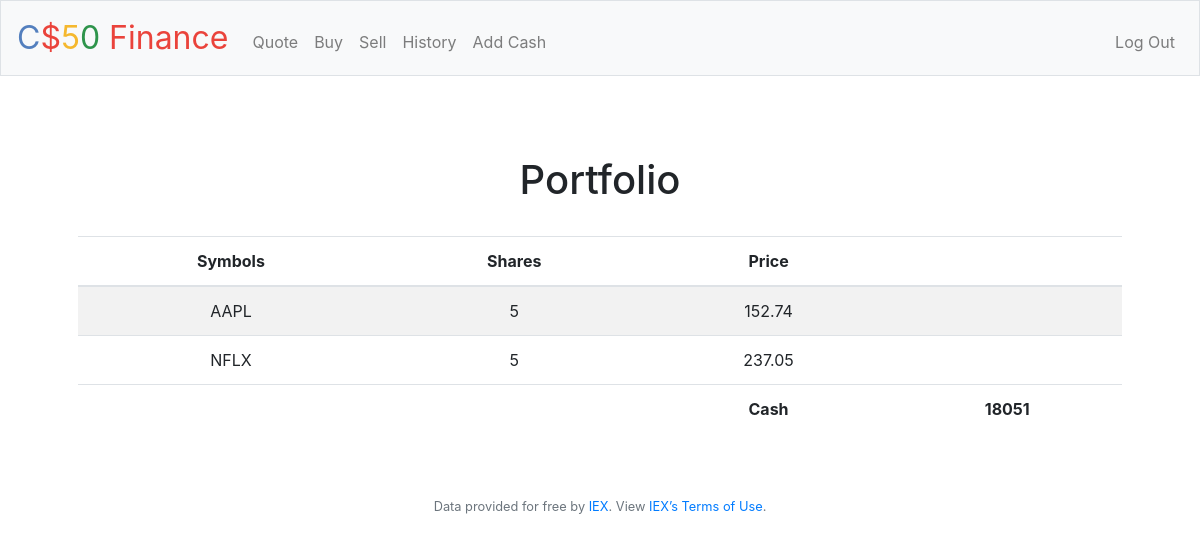
Screenshot of / (signed in) with the database file from the repository.
### tables this page shows
CREATE TABLE 'transactions' ('id' INTEGER PRIMARY KEY AUTOINCREMENT NOT NULL, 'user_id' INTEGER, 'symbol' TEXT, 'shares' INTEGER, 'price' REAL, 'date' DATETIME);

### app.py (the view)
@app.route("/")
@login_required
def index():
    user_id = session["user_id"]
    transactions_db = db.execute(
        "SELECT symbol, SUM(shares) AS shares, price FROM transactions WHERE user_id = ? GROUP BY symbol", user_id)
    cash_db = db.execute("SELECT cash FROM users WHERE id = ?", user_id)
    cash = int(cash_db[0]["cash"])
    return render_template("index.html", database=transactions_db, cash=cash)

### app.py (called while the page is built)
@app.after_request
def after_request(response):
    response.headers["Cache-Control"] = "no-cache, no-store, must-revalidate"
    response.headers["Expires"] = 0
    response.headers["Pragma"] = "no-cache"
    return response

### helpers.py (called while the page is built)
def login_required(f):
    @wraps(f)
    def decorated_function(*args, **kwargs):
        if session.get("user_id") is None:
            return redirect("/login")
        return f(*args, **kwargs)
    return decorated_function

### templates/index.html
{% extends "layout.html" %} {% block title %} Portfolio {% endblock %} {% block
main %}
<div class="main">
  <h1>Portfolio</h1>
  <table class="table table-striped">
    <thead>
      <tr>
        <th>Symbols</th>
        <th>Shares</th>
        <th>Price</th>
        <th></th>
      </tr>
    </thead>
    <tbody>
      {% for row in database %}
      <tr>
        <td>{{ row["symbol"] }}</td>
        <td>{{ row["shares"] }}</td>
        <td>{{ row["price"] }}</td>
        <td></td>
      </tr>
      {% endfor %}
    </tbody>
    <tfoot>
      <tr>
        <td></td>
        <td></td>
        <th scope="1">Cash</th>
        <th scope="1">{{ cash }}</th>
      </tr>
    </tfoot>
  </table>
</div>
{% endblock %}

### static/styles.css (style rules this page uses)
.main { display: flex; flex-direction: column; justify-content: center; align-items: center; text-align: center; }
.main h1 { margin: 2rem; }

### rows the page displays
transactions: symbol "AAPL", shares "5", price "152.74"
transactions: symbol "NFLX", shares "5", price "237.05"

### other values shown
{{ cash }} "18051"
